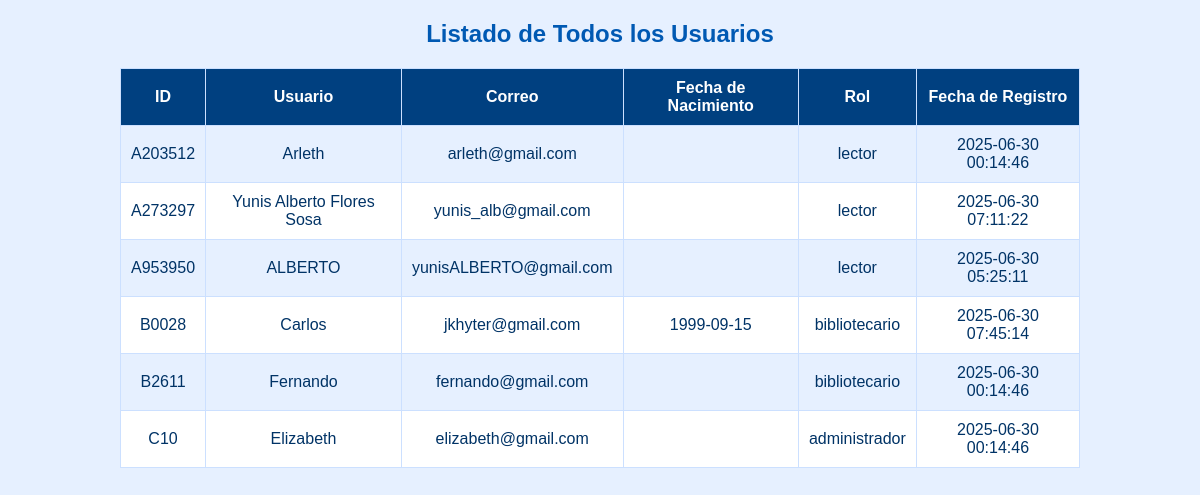
/listar_usuarios.php, run on an earlier commit of the app's database.
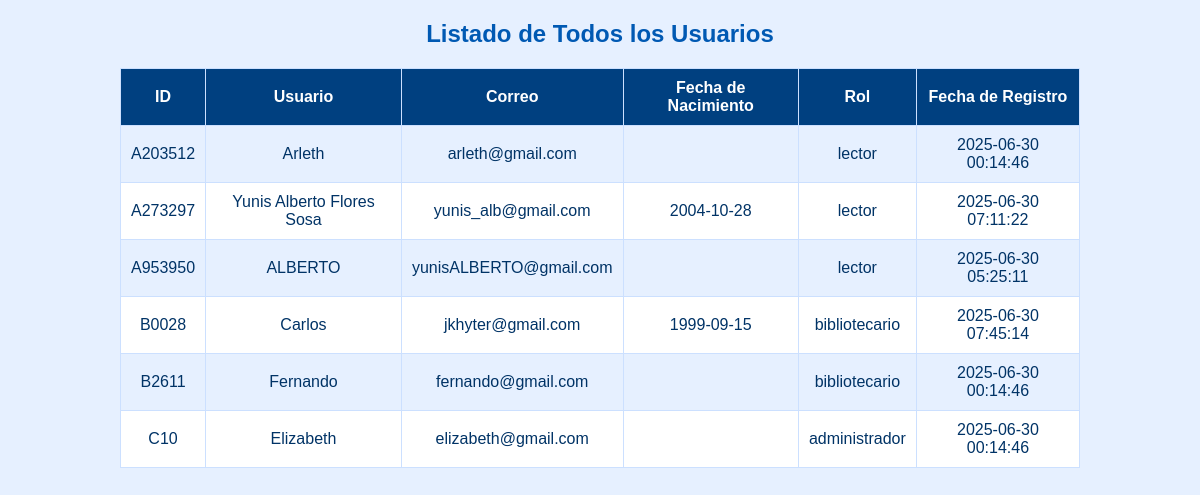
And on a later commit of the database.
### tables this page shows
CREATE TABLE `usuarios` (
  `id_usuarios` varchar(10) NOT NULL,
  `usuario` varchar(50) NOT NULL,
  `correo` varchar(50) NOT NULL,
  `clave` varchar(255) NOT NULL,
  `fecha_nacimiento` date DEFAULT NULL,
  `rol` enum('bibliotecario','lector','administrador') NOT NULL DEFAULT 'lector',
  `creado_at` timestamp NOT NULL DEFAULT current_timestamp()
);

### listar_usuarios.php (the view, shortened to what this page needs)
<?php
include("db.php");
$usuarios = $pdo->query("SELECT * FROM usuarios")->fetchALL(PDO::FETCH_ASSOC);
?>
<!DOCTYPE html>
<html>
<head>
    <link rel="stylesheet" href="styles.css">
</head>
<body>
    <h2>Listado de Todos los Usuarios</h2>
    <table>
        <tr>
            <th>ID</th>
            <th>Usuario</th>
            <th>Correo</th>
            <th>Fecha de Nacimiento</th>
            <th>Rol</th>
             <th>Fecha de Registro</th>
        </tr>
        <?php foreach ($usuarios as $fila) { ?>
        <tr>
            <td><?php echo $fila["id_usuarios"]; ?></td>
            <td><?php echo $fila["usuario"]; ?></td>
            <td><?php echo $fila["correo"]; ?></td>
            <td><?php echo $fila["fecha_nacimiento"]; ?></td>
            <td><?php echo $fila["rol"]; ?></td>
            <td><?php echo $fila["creado_at"]; ?></td>
        </tr>
        <?php } ?>
    </table>
</body>
</html>

What changed in the data, as far as the page shows it:
changed usuarios "Yunis Alberto Flores Sosa": fecha_nacimiento (not shown) → "2004-10-28"
